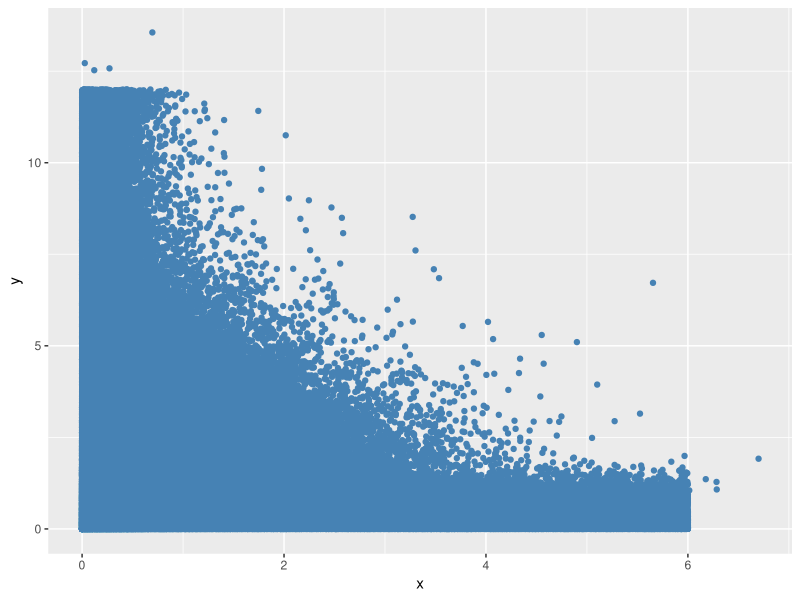

Here is the R script that generated this plot: (Note: this script raises an error after producing the figure.)
library(ggplot2)
set.seed(2017)

## Generate data set with patterns
# (0, 0) samples
x <- rep(0, 1000000)
y <- rep(0, 1000000)

# 2 lines
line <- runif(500000, 0.5, 2)
x <- c(x, line)
y <- c(y, 4 - line)
x <- c(x, line)
y <- c(y, 2.5 - line)

x <- c(x, rexp(1000000, rate = 2))
y <- c(y, rexp(1000000))

x <- c(x, runif(300000, 0, 6))
y <- c(y, rexp(300000, 5))

x <- c(x, rexp(30000, 6))
y <- c(y, runif(30000, 0, 12))


## Plots
# scatterplot
ggplot() + 
    geom_point(aes(x = x, y = y), 
               colour = 'steelblue'
               )
               
# change alpha
ggplot() + 
    geom_point(aes(x = x, y = y), 
               colour = 'steelblue', 
               alpha = 0.1
               )
               
# Hex Bins
ggplot() + 
    stat_binhex(aes(x = x, y = y)) +
    scale_fill_gradient(low='white', high='red', trans = 'log10', 
                        limits=c(1, 200000), name = 'log10(count)'
                        )
               
